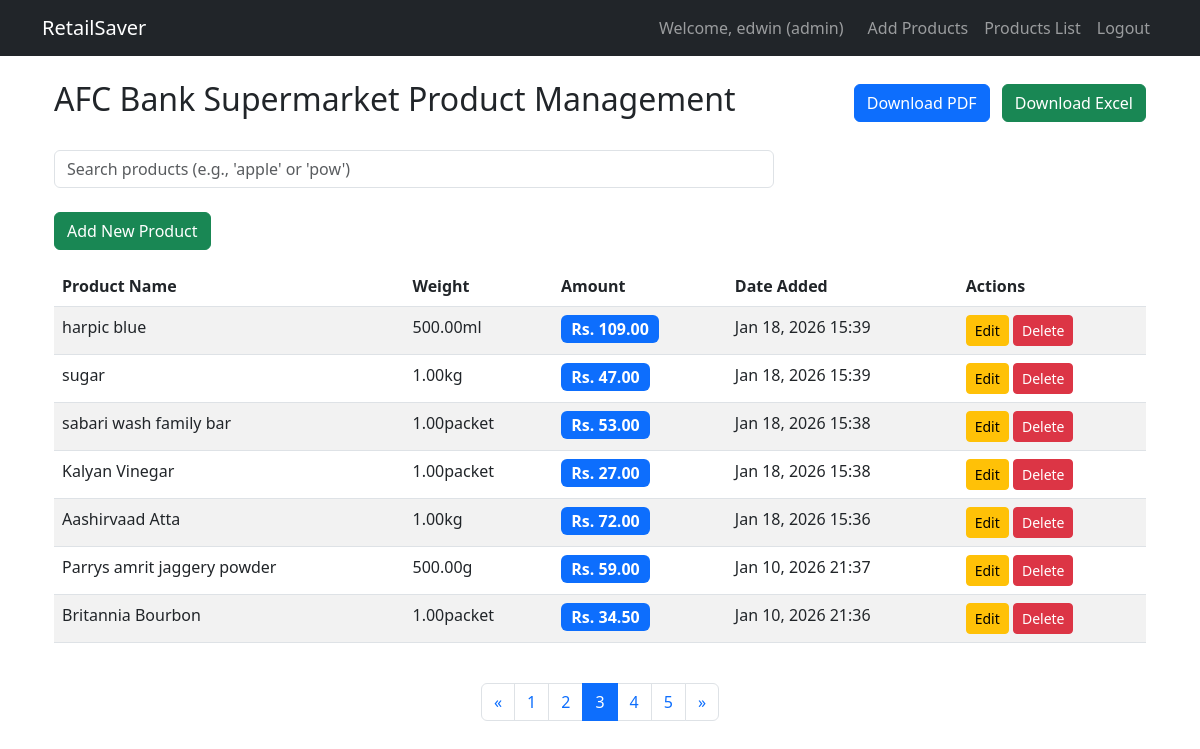
The app's page /products/?page=3 (signed in) with its own data.
### accounts/models.py (models this page shows, shortened)
class CustomUser(AbstractUser):
    ROLE_CHOICES = [
        ('admin', 'Admin'),
    ]
    role = models.CharField(max_length=10, choices=ROLE_CHOICES, default='admin')

### products/models.py (models this page shows, shortened)
class Product(models.Model):
    UNIT_CHOICES = [
        ('g', 'g'),
        ('kg', 'kg'),
        ('ml', 'ml'),
        ('l', 'l'),
        ('packet', 'packet'),
    ]
    name = models.CharField(max_length=200)
    quantity = models.DecimalField(max_digits=10, decimal_places=2)
    weight_unit = models.CharField(max_length=10, choices=UNIT_CHOICES, default='g')
    amount = models.DecimalField(max_digits=10, decimal_places=2)  # Price
    user = models.ForeignKey(User, on_delete=models.CASCADE)
    date_added = models.DateTimeField(default=timezone.now)
    class Meta:
        ordering = ['-date_added']
    def get_weight_display(self):
        return f"{self.quantity}{self.weight_unit}"

### products/views.py (the view, shortened to what this page needs)
# urls.py: path('', views.ProductListView.as_view(), name='product_list'),
class ProductListView(AdminRequiredMixin, ListView):
    model = Product
    template_name = 'products/product_list.html'
    context_object_name = 'products'
    paginate_by = None
    def get_queryset(self):
        queryset = Product.objects.filter(user=self.request.user)
        search = self.request.GET.get('search')
        if search:
            queryset = queryset.filter(Q(name__icontains=search))
        return queryset.order_by('-date_added')
    def get_context_data(self, **kwargs):
        context = super().get_context_data(**kwargs)
        page_obj, products = paginate_queryset(self.request, context['object_list'])
        context['products'] = products
        context['page_obj'] = page_obj
        context['paginator'] = page_obj.paginator
        context['is_paginated'] = True
        context['search_term'] = self.request.GET.get('search', '')
        return context
    def get(self, request, *args, **kwargs):
        return super().get(request, *args, **kwargs)

### products/views.py (called while the page is built)
    def dispatch(self, request, *args, **kwargs):
        if not request.user.is_authenticated:
            messages.warning(request, 'You must be logged in to access this page.')
            return HttpResponseRedirect(reverse_lazy('login'))
        if not hasattr(request.user, 'role') or request.user.role != 'admin':
            messages.warning(request, 'No permission to access this page.')
            return HttpResponseRedirect(reverse_lazy('login'))
        return super().dispatch(request, *args, **kwargs)

### utils/pagination.py (called while the page is built)
def paginate_queryset(request, queryset):
    paginator = Paginator(queryset, DEFAULT_PER_PAGE)
    page_number = request.GET.get('page')
    try:
        page_obj = paginator.page(page_number)
    except PageNotAnInteger:
        page_obj = paginator.page(1)
    except EmptyPage:
        page_obj = paginator.page(paginator.num_pages)
    return page_obj, page_obj.object_list

### products/templates/products/product_list.html (shortened to what this page needs)
{% extends 'home.html' %}
{% load crispy_forms_tags %}
{% block content %}
<div class="container mt-4">
    <div class="d-flex justify-content-between align-items-center mb-4">
        <h2>AFC Bank Supermarket Product Management</h2>
        <div>
            <a href="{% url 'product_export_pdf' %}" class="btn btn-primary me-2">Download PDF</a>
            <a href="{% url 'product_export_excel' %}" class="btn btn-success">Download Excel</a>
        </div>
    </div>
    <div class="mb-4">
        <div class="row">
            <div class="col-md-8">
                <input type="text"
                       id="searchInput"
                       class="form-control"
                       placeholder="Search products (e.g., 'apple' or 'pow')"
                       value="{{ search_term }}"
                       autocomplete="off">
            </div>
        </div>
    </div>
    <div class="mb-3">
        <a href="{% url 'product_create' %}" class="btn btn-success">Add New Product</a>
    </div>
    <div class="table-responsive">
        <table class="table table-striped">
            <thead>
                <tr>
                    <th>Product Name</th>
                    <th>Weight</th>
                    <th>Amount</th>
                    <th>Date Added</th>
                    <th>Actions</th>
                </tr>
            </thead>
            <tbody id="productTableBody">
                {% for product in products %}
                <tr>
                    <td>{{ product.name }}</td>
                    <td>{{ product.get_weight_display }}</td>
                    <td><span class="badge bg-primary fs-6">Rs. {{ product.amount }}</span></td>
                    <td>{{ product.date_added|date:"M d, Y H:i" }}</td>
                    <td>
                        <button class="btn btn-sm btn-warning edit-btn"
                                data-bs-toggle="modal"
                                data-bs-target="#editModal{{ product.pk }}"
                                data-product-url="{% url 'product_update' product.pk %}">Edit</button>
                        <button class="btn btn-sm btn-danger delete-btn"
                                data-bs-toggle="modal"
                                data-bs-target="#deleteModal{{ product.pk }}"
                                data-product-url="{% url 'product_delete' product.pk %}">Delete</button>
                    </td>
                </tr>
                {% empty %}
                <tr><td colspan="5" class="text-center">No products found.</td></tr>
                {% endfor %}
            </tbody>
        </table>
    </div>
    {% include 'partials/pagination.html' %}
</div>
{% endblock %}

### templates/home.html (shortened to what this page needs)
<!DOCTYPE html>
<html lang="en">
<head>
    <link href="https://cdn.jsdelivr.net/npm/bootstrap@5.3.0/dist/css/bootstrap.min.css" rel="stylesheet">
</head>
<body>
    <nav class="navbar navbar-expand-lg navbar-dark bg-dark">
        <div class="container">
            <a class="navbar-brand" href="{% url 'home' %}">RetailSaver</a>
            <div class="navbar-nav ms-auto">
                {% if user.is_authenticated %}
                    <span class="navbar-text me-3">Welcome, {{ user.username }} ({{ user.role }})</span>
                    <a class="nav-link" href="{% url 'product_create' %}">Add Products</a>
                    <a class="nav-link" href="{% url 'product_list' %}">Products List</a>
                    <a class="nav-link" href="{% url 'logout' %}">Logout</a>
                {% endif %}
            </div>
        </div>
    </nav>
    <div class="container mt-4">
        {% block content %}{% endblock %}
    </div>
</body>
</html>

### records on screen
CustomUser: username "edwin", role "admin"
Product: name "harpic blue", weight "500.00ml", amount "109.00", date_added "Jan 18, 2026 15:39"
Product: name "sugar", weight "1.00kg", amount "47.00", date_added "Jan 18, 2026 15:39"
Product: name "sabari wash family bar", weight "1.00packet", amount "53.00", date_added "Jan 18, 2026 15:38"
Product: name "Kalyan Vinegar", weight "1.00packet", amount "27.00", date_added "Jan 18, 2026 15:38"
Product: name "Aashirvaad Atta", weight "1.00kg", amount "72.00", date_added "Jan 18, 2026 15:36"
Product: name "Parrys amrit jaggery powder", weight "500.00g", amount "59.00", date_added "Jan 10, 2026 21:37"
Product: name "Britannia Bourbon", weight "1.00packet", amount "34.50", date_added "Jan 10, 2026 21:36"

### other values on screen
{{ num }} "1" "2" "3" "4" "5"
